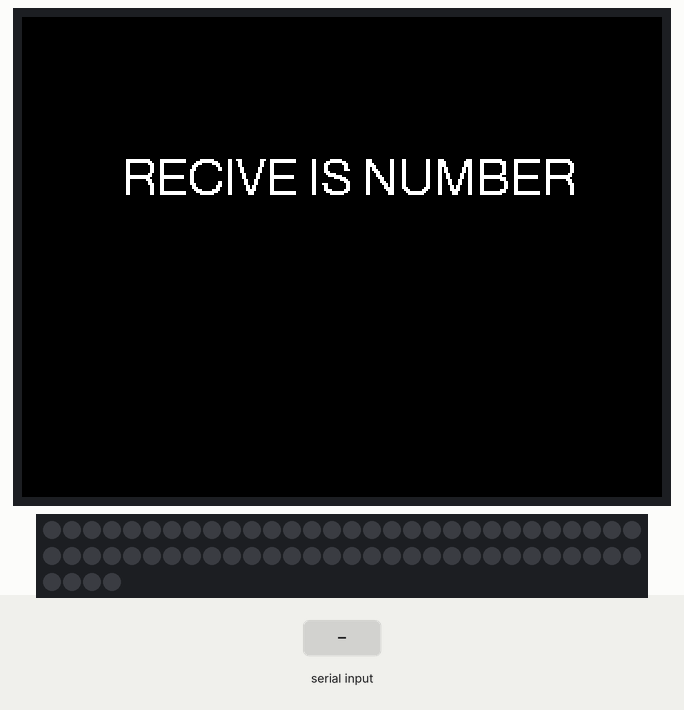
Simulated run of this sketch. Board: ESP32. Shown: 320×240 colour display, 64 RGB LEDs in strip order, left to right, continuing on the next row. The test bench sets the inputs (shaded band). Dim RGB values are drawn brighter than linear; what the sketch prints to the serial monitor is not drawn.

Above: at 1.5 s.
1.6 s: "1\n" received over Serial
At 2.1 s:
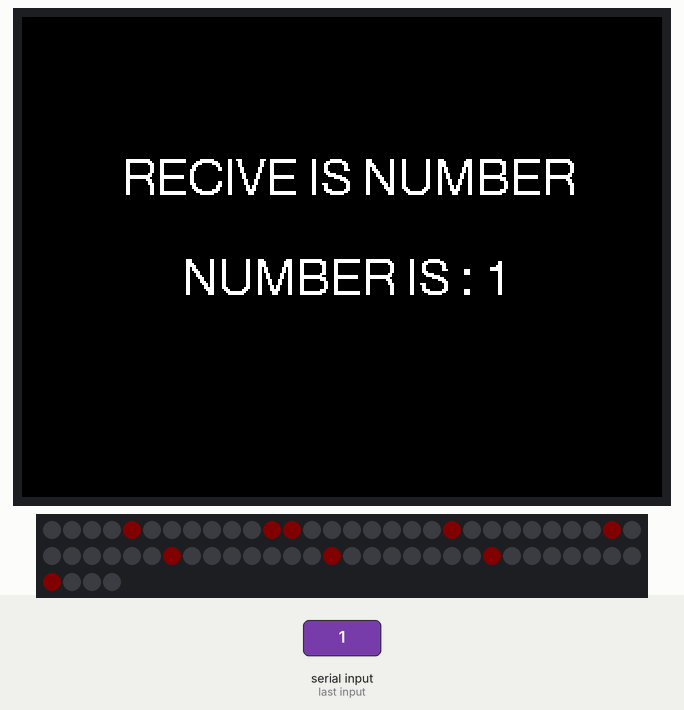
3.2 s: "two\n" received over Serial
At 4.6 s:
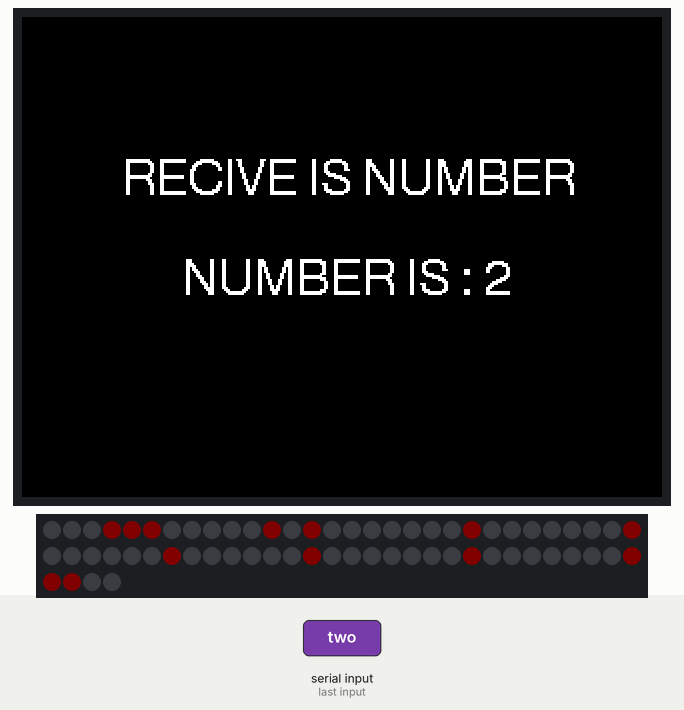
4.9 s: "three\n" received over Serial
Timing chart, 0 to 7.9 s (numbered marks = the images above; inputs shaded):
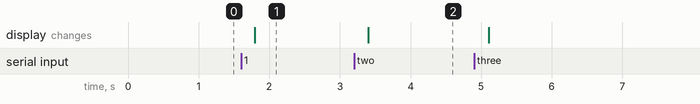

The sketch:

06_Serial_Str_RGB.ino
```cpp
#include <M5Stack.h>

#include <FastLED.h>

#define DATA_PIN 15
#define LED_TYPE WS2811
#define COLOR_ORDER GRB
#define NUM_LEDS 64
CRGB leds[NUM_LEDS];
#define BRIGHTNESS 5

int num0[20] = {3, 4, 5, 10, 18, 26, 34, 42, 50, 59, 60, 61, 54, 55, 47, 39, 31, 23, 14} ; // 0
int num1[10] = {4, 11, 12, 20, 28, 36, 44, 52, 60} ;  // 1
int num2[14] = {11, 3, 4,  5, 13, 21, 29, 36, 43, 51, 59, 60, 61} ; // 2
int num3[17] = {11, 3, 4, 5, 13, 21, 27, 28, 35, 36, 45, 53, 61, 60, 59, 51} ; // 3

/* ------------------------------------------------------------------------ */
void setup() {
  Serial.begin(115200);
  M5.begin();

  M5.Lcd.setCursor(50, 70, 4);
  M5.Lcd.println("RECIVE IS NUMBER");
  FastLED.addLeds<LED_TYPE, DATA_PIN, COLOR_ORDER>(leds, NUM_LEDS).setCorrection(TypicalLEDStrip);
  FastLED.setBrightness(BRIGHTNESS);

  Serial.println();
  Serial.println("Input Your String : ");
  ClrRGB();    // CLR RGB ON Start
};

void loop() {
  if (Serial.available() > 0) {
    String str = Serial.readStringUntil('\n');
    Serial.println(str);
    ClrRGB();   // Crl RGB Befor Show NUM
    // -----------------------------
    if (str == "1" or str == "one") {
      NUM1();
      M5.Lcd.setCursor(80, 120, 4);
      M5.Lcd.println("NUMBER IS : 1");
      Serial.println("RGB IS : 1");
    }
    if (str == "2" || str == "two") {
      NUM2();
      M5.Lcd.setCursor(80, 120, 4);
      M5.Lcd.println("NUMBER IS : 2");
      Serial.println("RGB IS : 2");
    }
    if (str == "3" or str == "three") {
      NUM3();
      M5.Lcd.setCursor(80, 120, 4);
      M5.Lcd.println("NUMBER IS : 3");
      Serial.println("RGB IS : 3");
    }
    // ------------------------------
  }
  delay(10);
};
/* ------------------------------------------------------------------ */

/* ======================   Subrutine Or Function Programs   ========================  */
void NUM1() {
  for (int i = 0; i < 9; i++) {
    leds[num1[i]] = CRGB::Red;
    FastLED.show();
  }
};
void NUM2() {
  for (int i = 0; i < 13; i++) {
    leds[num2[i]] = CRGB::Red;
    FastLED.show();
  }
};
void NUM3() {
  for (int i = 0; i < 16; i++) {
    leds[num3[i]] = CRGB::Red;
    FastLED.show();
  }
};
void ClrRGB() {
  for (int i = 0; i < 64; i++) {
    leds[i] = CRGB::Black;
    FastLED.show();
  }
};
```

Measured:
- after the input at 1.6 s, the display: changes after 0.20 s (image 1)
- after the input at 3.2 s, the display: changes after 0.20 s (image 2)
